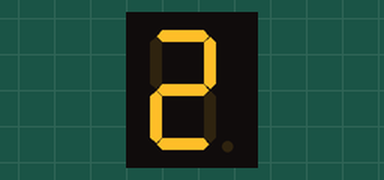
A sketch run on a simulated Arduino Uno, built with avr-gcc and run on an emulated ATmega328P. Parts: 1-digit seven-segment display. Wiring (inferred from the names in the program): 1-digit 7-segment display, segments lit when HIGH: segments pin 1, pin 2, pin 3, pin 4, pin 5, pin 6, pin 7. Random numbers use the default seed unless the sketch sets one; the segment pins are drawn as the display they are named for.

Above: at 0.1 s.
At 8.1 s:
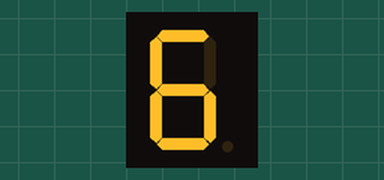
At 12.1 s:
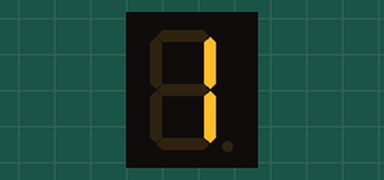
At 18.1 s:
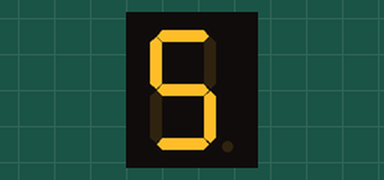
At 31.1 s:
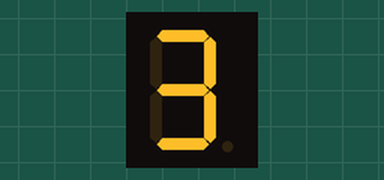
At 38.1 s:
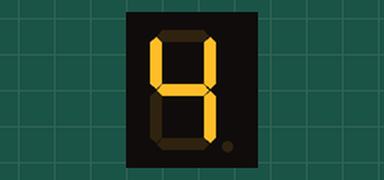

Measured:
- what the display in image 1 shows lasts 1.0 s, from 8.0 s to 9.0 s
- what the display in image 3 shows lasts 2.0 s, from 18.0 s to 20.0 s

The sketch:

LED_4_4_Array.ino
```cpp
#include<Servo.h>
int seg[7] = {1,2,3,4,5,6,7};

// a b c d e f g
int dice[6][7] = {
  {0,1,1,0,0,0,0}, // 1
  {1,1,0,1,1,0,1}, // 2
  {1,1,1,1,0,0,1}, // 3
  {0,1,1,0,0,1,1}, // 4
  {1,0,1,1,0,1,1}, // 5
  {1,0,1,1,1,1,1}  // 6
};

void setup() {
  for(int i=0;i<7;i++) {
    pinMode(seg[i], OUTPUT);
  }
}

void loop() {

  int num = random(0,6);
  for(int i=0;i<7;i++) {
    digitalWrite(seg[i], dice[num][i]);
  }

  delay(1000);
}
```
